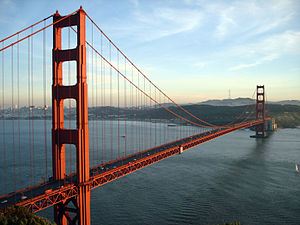
#> input picture imagem/ponte.jpg, 300 x 225 px, found by its file name
$ python histogramas_e_equalizacao_de_imagens.py
#> lines starting #> are read from the running program, lines starting #| are printed output that depends on the picture
"""
Um histrograma é um grafico de colunas ou de lihas que representa a distribuição dos
valores dos pixels de uma imagem, ou seja, a quantidade de pixeis mais claros (proximos de 255)
e a quantidade de pizels mais escuros (proximos de 0)

O eixo X do grafico normalmente possui uma distribuição de 0 a 255 ue demostra o valor (intensidade) do pixel
No eixo y do pixel é plotada a quantidade de pixels daquela intesidade
"""
# Demonstrando histograma
# Importando bibliotecas
import cv2
import numpy as np
import imutils
from matplotlib import pyplot as plt

# Lendo a imagem
imagem = cv2.imread('imagem/ponte.jpg')
#> imagem is the input picture: shape (225, 300, 3); mean B, G, R 141.5, 138.3, 130.4
# Convertando em Preto e branco
imagem = cv2.cvtColor(imagem, cv2.COLOR_BGR2GRAY)
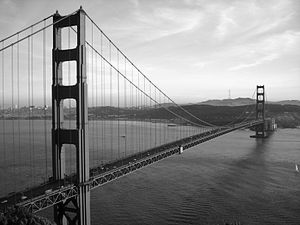
#> imagem: shape (225, 300); min 0, max 255, mean 136.3
# Abrindo imagem convertida
cv2.imshow('Imagem PeB', imagem)

# FUNÇÃO CALCHIST PARA CALCULAR O HISOGRAMA DA IMAGEM
h = cv2.calcHist([imagem], [0], None, [256], [0, 256])
#> h = 256 values, max 804 at index 220, min 1 at index 255, mean 263.7

# MATPLOTLIB
# GERANDO O HISTROGRAMA
plt.figure()
plt.title("Histograma P&B")  # TITULO DO HISTOGRAMA
plt.xlabel("Intensidade")  # Nome do eixo X
plt.ylabel('Quantidade de pixels')  # Nome do eixo Y
plt.plot(h)  # PLOTANDO O HISTOGRAMA
plt.xlim([0, 256])
plt.show()
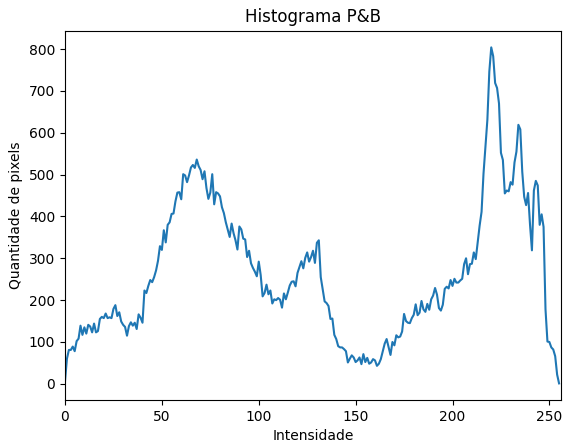
#> figure drawn by matplotlib, 1 panel; curve peaks at x = 220, y = 804

# SO FECHA QUANDO APERTAR ALGO
cv2.waitKey(0)

$ run again, with imagem/dados.jpg copied over imagem/ponte.jpg
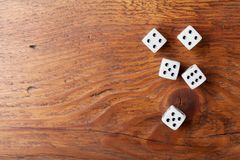
#> input picture imagem/dados.jpg, 240 x 160 px, found by its file name
#> imagem is the input picture: shape (160, 240, 3); mean B, G, R 80.3, 111.2, 170.2
#> `imagem = cv2.cvtColor(imagem, cv2.COLOR_BGR2GRAY)`:
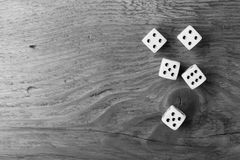
#> imagem: shape (160, 240); min 0, max 255, mean 125.3
#> h = 256 values, max 346 at index 81, min 1 at index 255, mean 150
#> `plt.show()`:
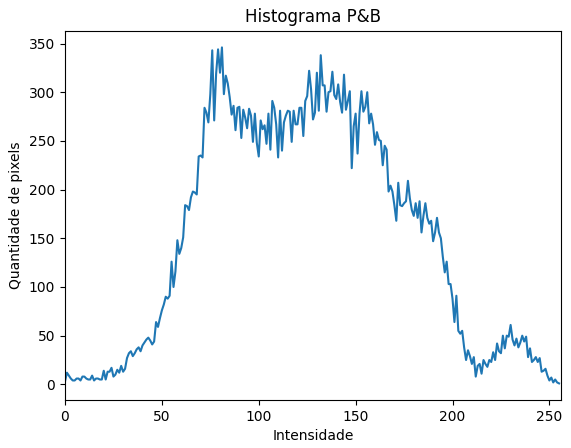
#> figure drawn by matplotlib, 1 panel; curve peaks at x = 81, y = 346

$ run again, with imagem/dados1.jpg copied over imagem/ponte.jpg
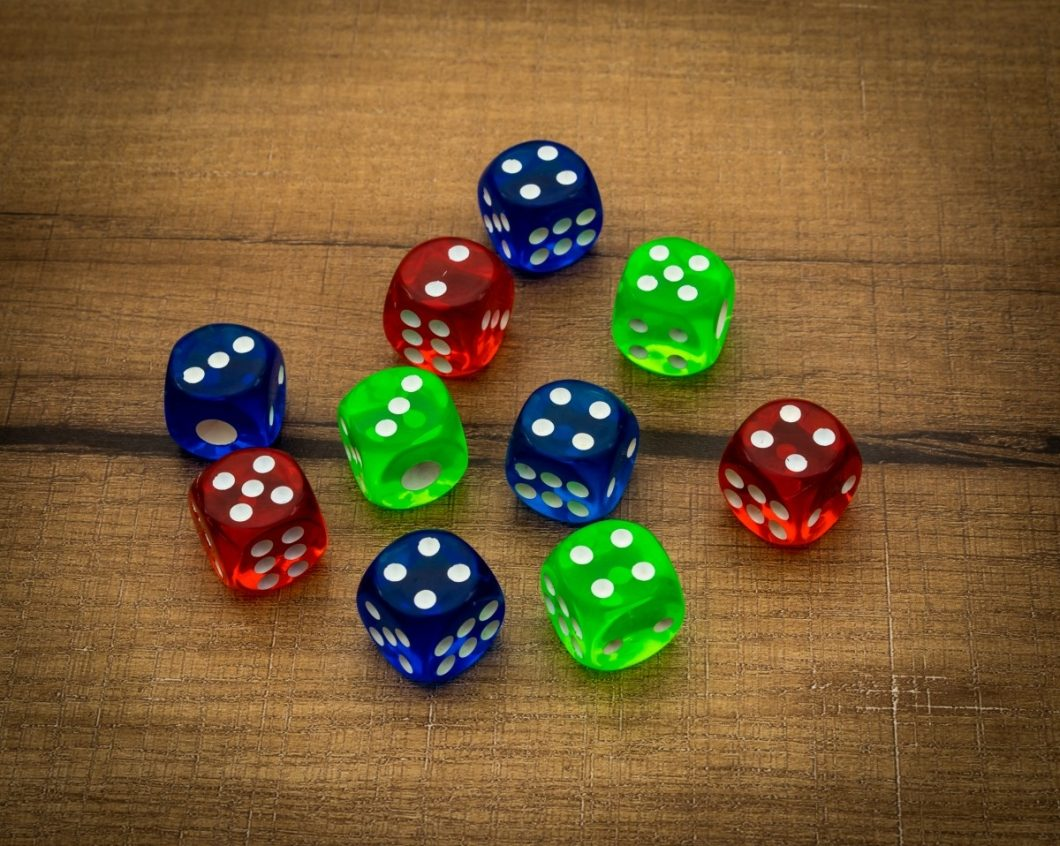
#> input picture imagem/dados1.jpg, 1060 x 846 px, found by its file name
#> imagem is the input picture: shape (846, 1060, 3); mean B, G, R 52.4, 92.6, 117.8
#> `imagem = cv2.cvtColor(imagem, cv2.COLOR_BGR2GRAY)`:
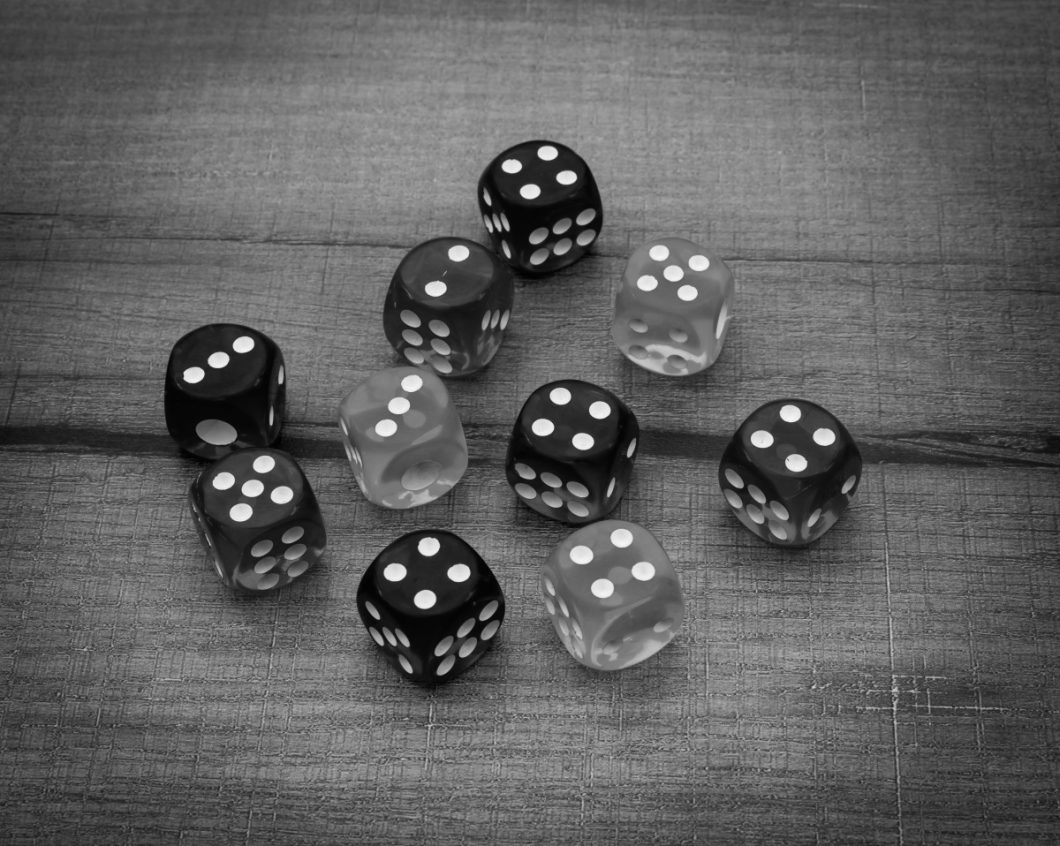
#> imagem: shape (846, 1060); min 1, max 252, mean 95.6
#> h = 256 values, max 10254 at index 102, min 0 at index 0, mean 3503
#> `plt.show()`:
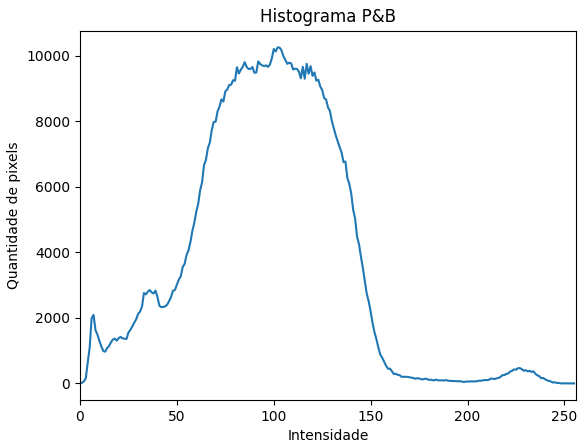
#> figure drawn by matplotlib, 1 panel; curve peaks at x = 102, y = 10254

$ run again, with imagem/pessoas-sorrindo.jpg copied over imagem/ponte.jpg
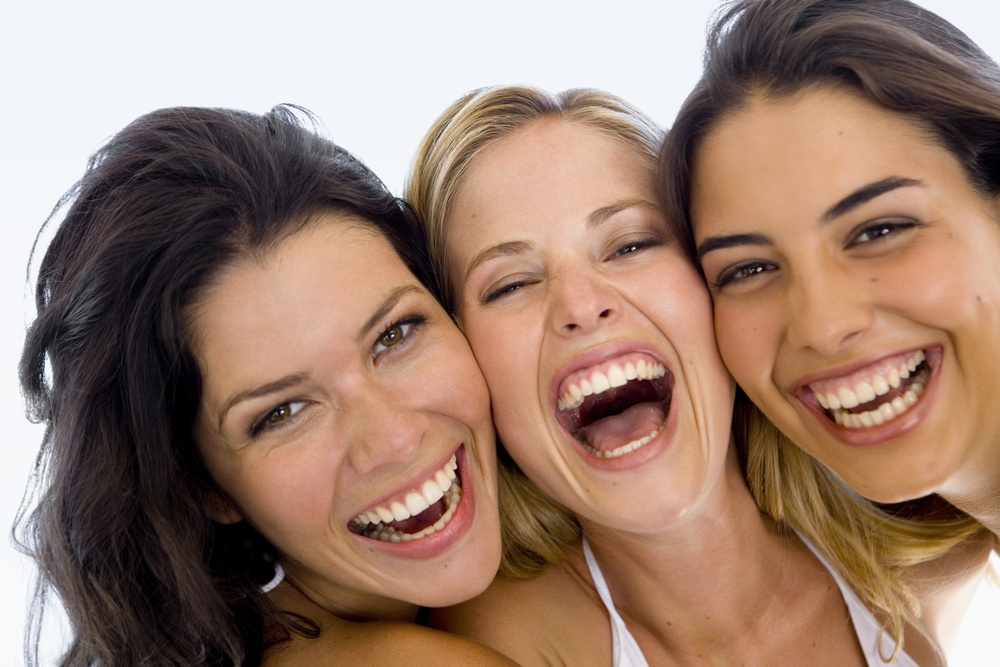
#> input picture imagem/pessoas-sorrindo.jpg, 1000 x 667 px, shrunk from 2121 x 1414 before the run, found by its file name
#> imagem is the input picture: shape (667, 1000, 3); mean B, G, R 112.2, 127.5, 155.8
#> `imagem = cv2.cvtColor(imagem, cv2.COLOR_BGR2GRAY)`:
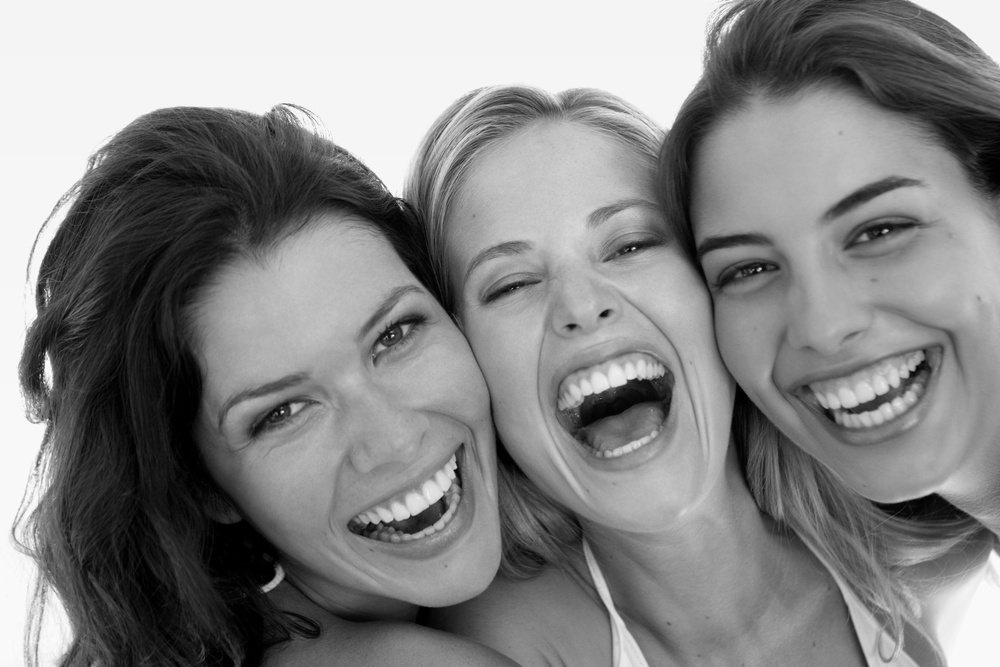
#> imagem: shape (667, 1000); min 0, max 254, mean 134.3
#> h = 256 values, max 43532 at index 245, min 0 at index 255, mean 2605.5
#> `plt.show()`:
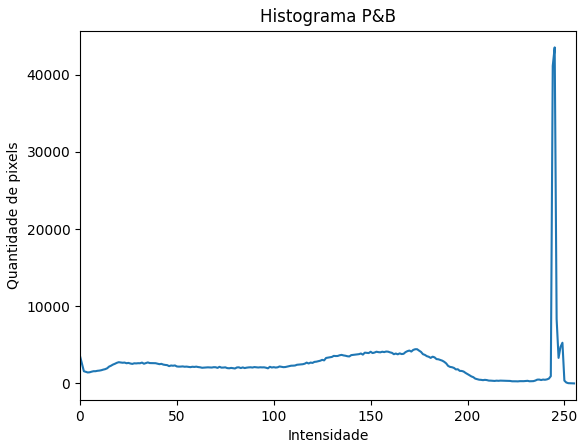
#> figure drawn by matplotlib, 1 panel; curve peaks at x = 245, y = 43532
